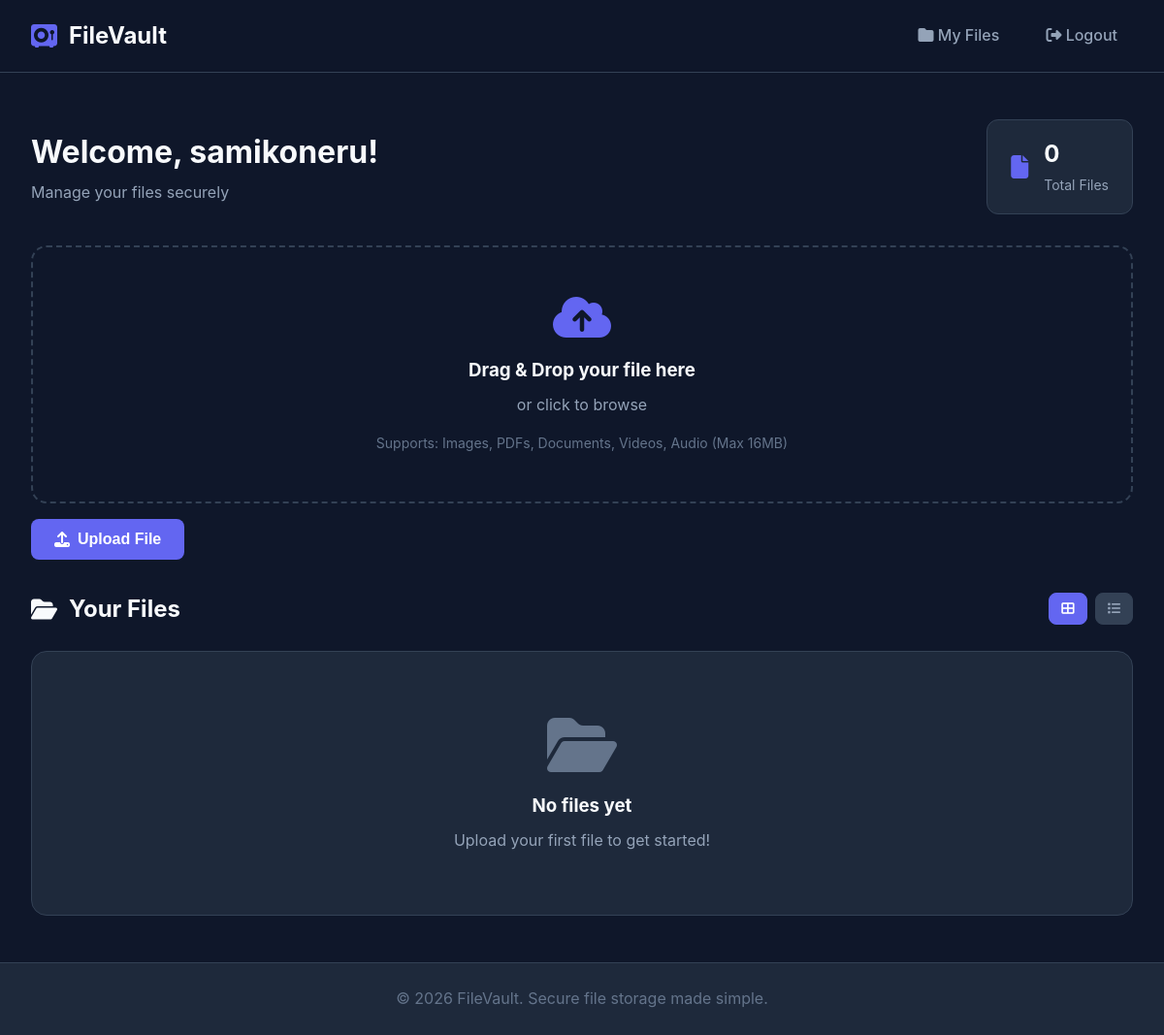
Page /dashboard (signed in) on the earlier database version.
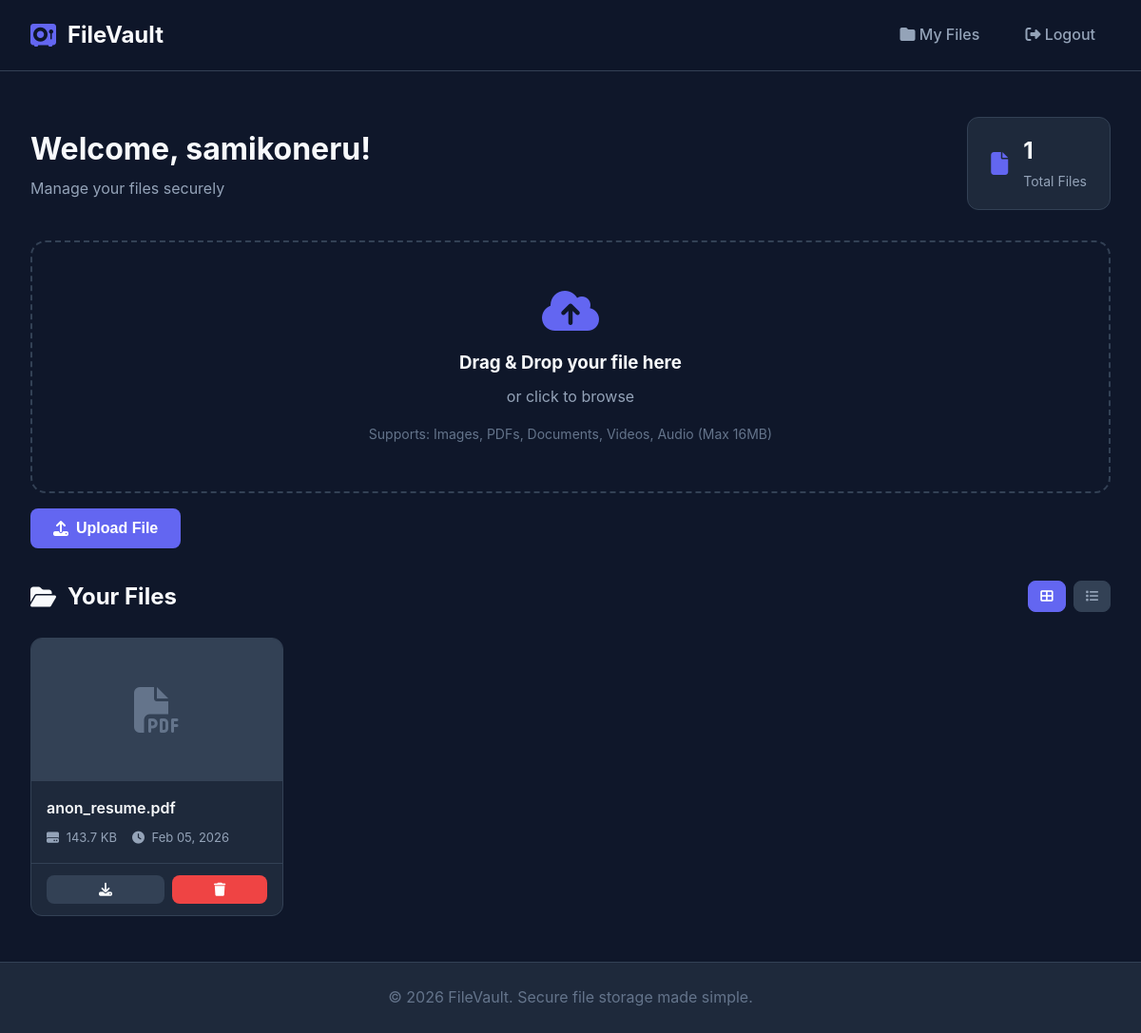
Same page on the later database version.
### app.py (models this page shows, shortened)
class User(db.Model):
    id = db.Column(db.Integer, primary_key=True)
    username = db.Column(db.String(80), unique=True, nullable=False)
    email = db.Column(db.String(120), unique=True, nullable=False)
    password_hash = db.Column(db.String(256), nullable=False)
    created_at = db.Column(db.DateTime, default=datetime.utcnow)
    files = db.relationship('File', backref='owner', lazy=True, cascade='all, delete-orphan')

class File(db.Model):
    id = db.Column(db.Integer, primary_key=True)
    original_filename = db.Column(db.String(256), nullable=False)
    stored_filename = db.Column(db.String(256), nullable=False, unique=True)
    file_type = db.Column(db.String(50), nullable=False)
    file_size = db.Column(db.Integer, nullable=False)
    uploaded_at = db.Column(db.DateTime, default=datetime.utcnow)
    user_id = db.Column(db.Integer, db.ForeignKey('user.id'), nullable=False)
    def get_file_icon(self):
        icon_map = {
            'image': 'fa-image',
            'pdf': 'fa-file-pdf',
            'document': 'fa-file-word',
            'spreadsheet': 'fa-file-excel',
            'video': 'fa-file-video',
            'audio': 'fa-file-audio',
            'archive': 'fa-file-archive',
            'text': 'fa-file-alt',
        }
        return icon_map.get(self.file_type, 'fa-file')
    def is_image(self):
        return self.file_type == 'image'

### app.py (the view)
@app.route('/dashboard')
@login_required
def dashboard():
    user = User.query.get(session['user_id'])
    files = File.query.filter_by(user_id=user.id).order_by(File.uploaded_at.desc()).all()
    for file in files:
        file.formatted_size = format_file_size(file.file_size)
    return render_template('dashboard.html', user=user, files=files)

### app.py (called while the page is built)
def format_file_size(size_bytes):
    for unit in ['B', 'KB', 'MB', 'GB']:
        if size_bytes < 1024:
            return f"{size_bytes:.1f} {unit}"
        size_bytes /= 1024
    return f"{size_bytes:.1f} TB"

def login_required(f):
    @wraps(f)
    def decorated_function(*args, **kwargs):
        if 'user_id' not in session:
            flash('Please log in to access this page.', 'warning')
            return redirect(url_for('login'))
        return f(*args, **kwargs)
    return decorated_function

### templates/dashboard.html (shortened to what this page needs)
{% extends "base.html" %}
{% block content %}
<div class="dashboard">
    <div class="dashboard-header">
        <div class="dashboard-welcome">
            <h1>Welcome, {{ user.username }}!</h1>
            <p>Manage your files securely</p>
        </div>
        <div class="dashboard-stats">
            <div class="stat-card">
                <i class="fas fa-file"></i>
                <div class="stat-info">
                    <span class="stat-value">{{ files|length }}</span>
                    <span class="stat-label">Total Files</span>
                </div>
            </div>
        </div>
    </div>
    <div class="upload-section">
        <form class="upload-form" method="POST" action="{{ url_for('upload_file') }}" enctype="multipart/form-data" id="uploadForm">
            <div class="upload-area" id="uploadArea">
                <div class="upload-content">
                    <i class="fas fa-cloud-upload-alt upload-icon"></i>
                    <h3>Drag & Drop your file here</h3>
                    <p>or click to browse</p>
                    <span class="upload-hint">Supports: Images, PDFs, Documents, Videos, Audio (Max 16MB)</span>
                </div>
            </div>
            <button type="submit" class="btn btn-primary btn-upload" id="uploadBtn" disabled>
                <i class="fas fa-upload"></i>
                Upload File
            </button>
        </form>
    </div>
    <div class="files-section">
        <div class="files-header">
            <h2><i class="fas fa-folder-open"></i> Your Files</h2>
            <div class="files-view-toggle">
                <button class="view-btn active" data-view="grid" title="Grid View">
                    <i class="fas fa-th-large"></i>
                </button>
                <button class="view-btn" data-view="list" title="List View">
                    <i class="fas fa-list"></i>
                </button>
            </div>
        </div>
        {% if files %}
            <div class="files-grid" id="filesContainer">
                {% for file in files %}
                    <div class="file-card">
                        <a href="{{ url_for('view_file', file_id=file.id) }}" class="file-card-link">
                            <div class="file-thumbnail">
                                {% if file.is_image() %}
                                    <img src="{{ url_for('serve_file', filename=file.stored_filename) }}" alt="{{ file.original_filename }}">
                                {% else %}
                                    <i class="fas {{ file.get_file_icon() }}"></i>
                                {% endif %}
                            </div>
                            <div class="file-info">
                                <h4 class="file-name" title="{{ file.original_filename }}">{{ file.original_filename }}</h4>
                                <div class="file-meta">
                                    <span><i class="fas fa-hdd"></i> {{ file.formatted_size }}</span>
                                    <span><i class="fas fa-clock"></i> {{ file.uploaded_at.strftime('%b %d, %Y') }}</span>
                                </div>
                            </div>
                        </a>
                        <div class="file-actions">
                            <a href="{{ url_for('download_file', file_id=file.id) }}" class="btn btn-sm btn-secondary" title="Download">
                                <i class="fas fa-download"></i>
                            </a>
                            <form method="POST" action="{{ url_for('delete_file', file_id=file.id) }}" class="delete-form" onsubmit="return confirm('Are you sure you want to delete this file?');">
                                <button type="submit" class="btn btn-sm btn-danger" title="Delete">
                                    <i class="fas fa-trash"></i>
                                </button>
                            </form>
                        </div>
                    </div>
                {% endfor %}
            </div>
        {% else %}
            <div class="empty-state">
                <i class="fas fa-folder-open"></i>
                <h3>No files yet</h3>
                <p>Upload your first file to get started!</p>
            </div>
        {% endif %}
    </div>
</div>
{% endblock %}

### templates/base.html (shortened to what this page needs)
<!DOCTYPE html>
<html lang="en">
<head>
    <link rel="stylesheet" href="{{ url_for('static', filename='css/style.css') }}">
    <link rel="stylesheet" href="https://cdnjs.cloudflare.com/ajax/libs/font-awesome/6.4.0/css/all.min.css">
</head>
<body>
    <nav class="navbar">
        <div class="nav-container">
            <a href="{{ url_for('index') }}" class="nav-logo">
                <i class="fas fa-vault"></i>
                <span>FileVault</span>
            </a>
            <div class="nav-links">
                {% if session.get('user_id') %}
                    <a href="{{ url_for('dashboard') }}" class="nav-link">
                        <i class="fas fa-folder"></i> My Files
                    </a>
                    <a href="{{ url_for('logout') }}" class="nav-link nav-link-secondary">
                        <i class="fas fa-sign-out-alt"></i> Logout
                    </a>
                {% else %}
                    <a href="{{ url_for('login') }}" class="nav-link">Login</a>
                    <a href="{{ url_for('register') }}" class="nav-link nav-link-primary">Sign Up</a>
                {% endif %}
            </div>
        </div>
    </nav>
    <main class="main-content">
        {% block content %}{% endblock %}
    </main>
    <footer class="footer">
        <p>&copy; 2026 FileVault. Secure file storage made simple.</p>
    </footer>
</body>
</html>

Differences in the rows shown:
added File: original_filename "anon_resume.pdf", formatted_size "143.7 KB", uploaded_at "Feb 05, 2026"
Other differences:
{{ files|length }}: "0" → "1"
text no longer shown: "No files yet Upload your first file to get started!"
